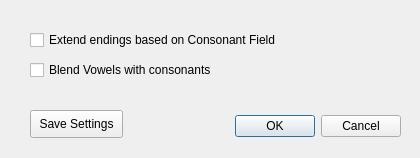
<?xml version="1.0" encoding="UTF-8"?>
<ui version="4.0">
 <class>dlogSettings</class>
 <widget class="QDialog" name="dlogSettings">
  <property name="geometry">
   <rect>
    <x>0</x>
    <y>0</y>
    <width>420</width>
    <height>158</height>
   </rect>
  </property>
  <property name="windowTitle">
   <string>Settings</string>
  </property>
  <widget class="QDialogButtonBox" name="buttonBox">
   <property name="geometry">
    <rect>
     <x>60</x>
     <y>110</y>
     <width>341</width>
     <height>32</height>
    </rect>
   </property>
   <property name="orientation">
    <enum>Qt::Horizontal</enum>
   </property>
   <property name="standardButtons">
    <set>QDialogButtonBox::Cancel|QDialogButtonBox::Ok</set>
   </property>
  </widget>
  <widget class="QCheckBox" name="ckbxFullLen">
   <property name="geometry">
    <rect>
     <x>30</x>
     <y>30</y>
     <width>301</width>
     <height>20</height>
    </rect>
   </property>
   <property name="text">
    <string>Extend endings based on Consonant Field</string>
   </property>
  </widget>
  <widget class="QCheckBox" name="ckbxBlendVowels">
   <property name="geometry">
    <rect>
     <x>30</x>
     <y>60</y>
     <width>281</width>
     <height>20</height>
    </rect>
   </property>
   <property name="text">
    <string>Blend Vowels with consonants</string>
   </property>
  </widget>
  <widget class="QPushButton" name="btnSaveSettings">
   <property name="geometry">
    <rect>
     <x>30</x>
     <y>110</y>
     <width>93</width>
     <height>28</height>
    </rect>
   </property>
   <property name="text">
    <string>Save Settings</string>
   </property>
  </widget>
 </widget>
 <resources/>
 <connections>
  <connection>
   <sender>buttonBox</sender>
   <signal>accepted()</signal>
   <receiver>dlogSettings</receiver>
   <slot>accept()</slot>
   <hints>
    <hint type="sourcelabel">
     <x>248</x>
     <y>254</y>
    </hint>
    <hint type="destinationlabel">
     <x>157</x>
     <y>274</y>
    </hint>
   </hints>
  </connection>
  <connection>
   <sender>buttonBox</sender>
   <signal>rejected()</signal>
   <receiver>dlogSettings</receiver>
   <slot>reject()</slot>
   <hints>
    <hint type="sourcelabel">
     <x>316</x>
     <y>260</y>
    </hint>
    <hint type="destinationlabel">
     <x>286</x>
     <y>274</y>
    </hint>
   </hints>
  </connection>
 </connections>
</ui>
